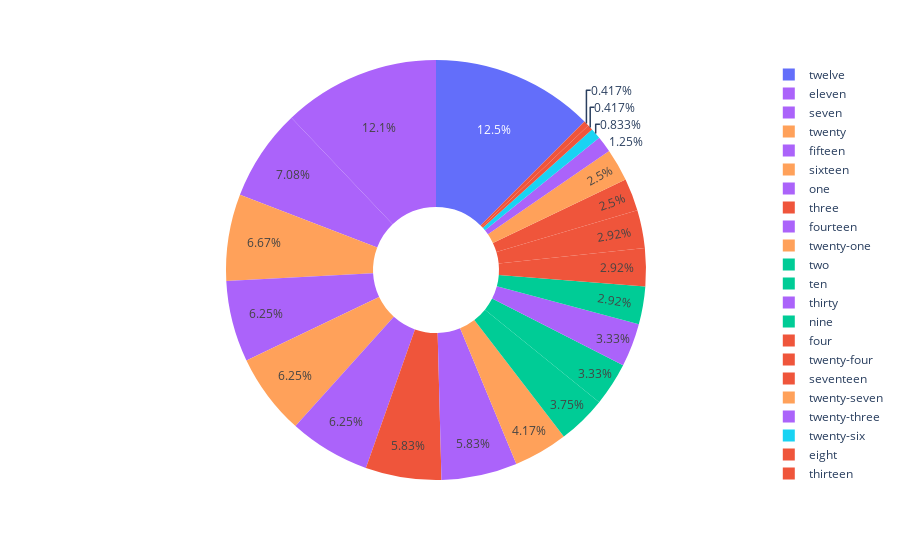

This figure's notebook cell:
### Code cell
fig = px.pie(dfb, 
             values='Deaths', 
             names='Bldg #', 
             color="Side", 
             hole=0.3)
fig.show()

### Figure 1 — Plotly figure (JSON) as saved in the notebook; plotly's stock layout.template omitted (floating-point values rounded to 4 significant figures; data arrays with more than 128 entries replaced by an {"elided": "..."} marker saying what was removed)
{"data": [{"customdata": {"elided": "240x1 str values"}, "domain": {"x": [0, 1], "y": [0, 1]}, "hole": 0.3, "hovertemplate": "Bldg #=%{label}<br>Deaths=%{value}<br>Side=%{customdata[0]}<extra></extra>", "labels": {"elided": "240 str values"}, "legendgroup": "", "marker": {"colors": {"elided": "240 str values"}}, "name": "", "showlegend": true, "type": "pie", "values": {"elided": "240 int values"}}], "layout": {"legend": {"tracegroupgap": 0}, "margin": {"t": 60}}}
